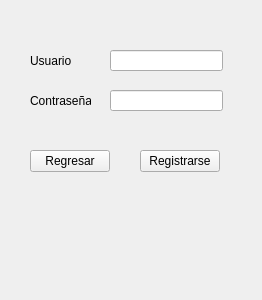
<?xml version="1.0" encoding="UTF-8"?>
<ui version="4.0">
 <class>unReg</class>
 <widget class="QWidget" name="unReg">
  <property name="geometry">
   <rect>
    <x>0</x>
    <y>0</y>
    <width>262</width>
    <height>300</height>
   </rect>
  </property>
  <property name="windowTitle">
   <string>Form</string>
  </property>
  <widget class="QLabel" name="label">
   <property name="geometry">
    <rect>
     <x>30</x>
     <y>50</y>
     <width>51</width>
     <height>21</height>
    </rect>
   </property>
   <property name="text">
    <string>Usuario</string>
   </property>
  </widget>
  <widget class="QLabel" name="label_2">
   <property name="geometry">
    <rect>
     <x>30</x>
     <y>90</y>
     <width>61</width>
     <height>21</height>
    </rect>
   </property>
   <property name="text">
    <string>Contraseña</string>
   </property>
  </widget>
  <widget class="QLineEdit" name="Usuario">
   <property name="geometry">
    <rect>
     <x>110</x>
     <y>50</y>
     <width>113</width>
     <height>21</height>
    </rect>
   </property>
  </widget>
  <widget class="QLineEdit" name="Contra">
   <property name="geometry">
    <rect>
     <x>110</x>
     <y>90</y>
     <width>113</width>
     <height>21</height>
    </rect>
   </property>
  </widget>
  <widget class="QPushButton" name="RegresarButton">
   <property name="geometry">
    <rect>
     <x>30</x>
     <y>150</y>
     <width>80</width>
     <height>22</height>
    </rect>
   </property>
   <property name="text">
    <string>Regresar</string>
   </property>
  </widget>
  <widget class="QPushButton" name="RegistrarseButton">
   <property name="geometry">
    <rect>
     <x>140</x>
     <y>150</y>
     <width>80</width>
     <height>22</height>
    </rect>
   </property>
   <property name="text">
    <string>Registrarse</string>
   </property>
  </widget>
 </widget>
 <resources/>
 <connections/>
</ui>
